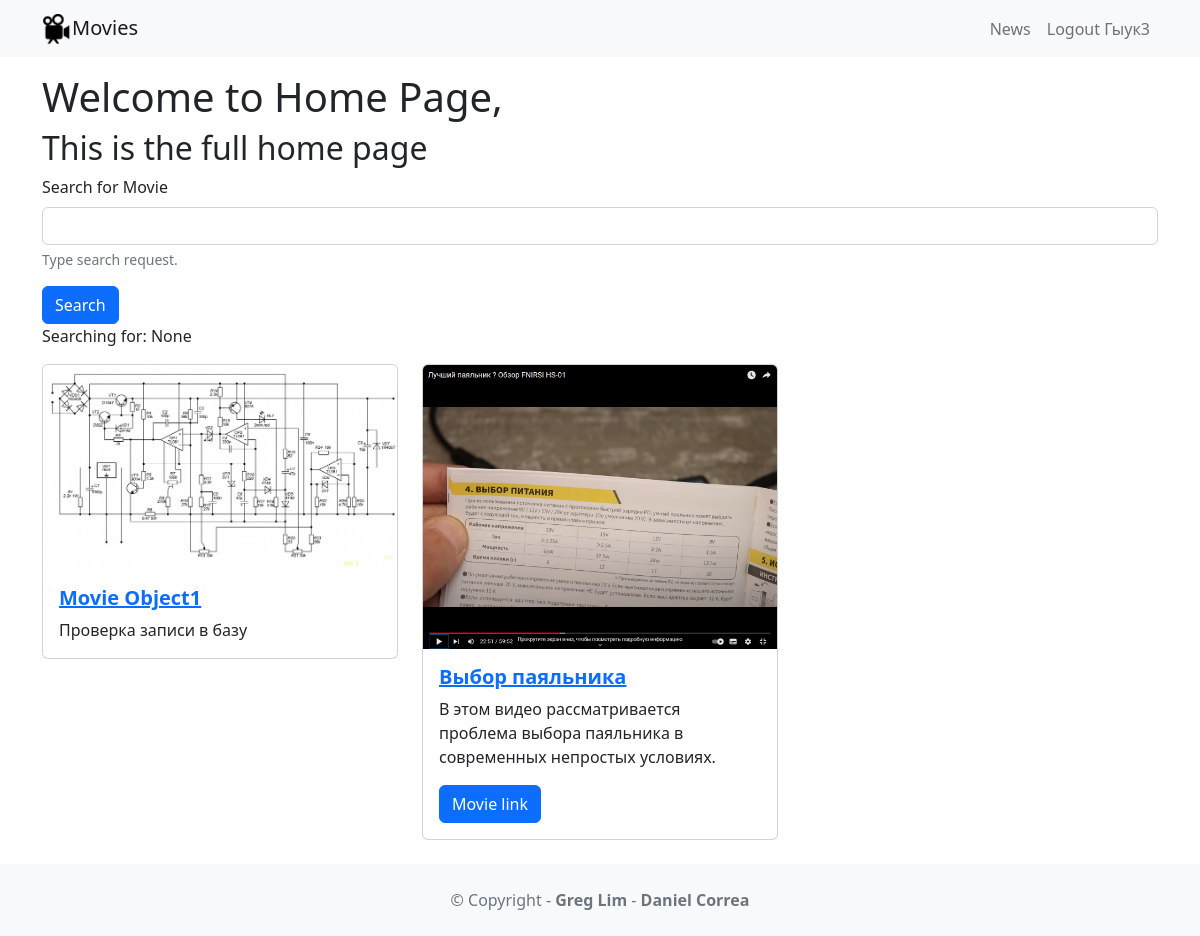
Screenshot of / (signed in) with the database file from the repository.
### movie/models.py (models this page shows)
class Movie(models.Model):
    title = models.CharField(max_length=100)
    description = models.CharField(max_length=250)
    image = models.ImageField(upload_to='movie/images/')
    url = models.URLField(blank=True)

### movie/views.py (the view)
# urls.py: 2. Add a URL to urlpatterns:  path('', views.home, name='home')
def home(request):
    search_term = request.GET.get('searchMovie')
    if search_term:
        movies = Movie.objects.filter(title__icontains=search_term)
    else:
        movies = Movie.objects.all()
    return render(request, 'home.html',
                  {'searchTerm': search_term, 'movies': movies})

### movie/templates/home.html
{% extends 'base.html' %}
{% block content %}
    <h1>Welcome to Home Page, {{ name }}</h1>
    <h2>This is the full home page</h2>
    <form action="">
        <div class="mb-3">
            <label for="searchInput" class="form-label">Search for Movie</label>
            <input type="text" class="form-control" name="searchMovie" id="searchInput" aria-describedby="searchHelp">
            <div id="searchHelp" class="form-text">Type search request.</div>
        </div>
        <button type="submit" class="btn btn-primary">Search</button>
    </form>
    <p>Searching for: {{ searchTerm }}</p>
    <div class="row row-cols-1 row-cols-md-3 g-4">
        {% for movie in movies %}
            <div v-for="movie in movies" class="col">
                <div class="card">
                    <img class="card-img-top" src="{{ movie.image.url }}" alt="MovieImage">
                    <div class="card-body">
                        <a href="{% url 'detail' movie.id %}">
                            <h5 class="card-title fw-bold">{{ movie.title }}</h5>
                        </a>
                        <p class="card-text">{{ movie.description }}</p>
                        {% if movie.url %}
                            <a href="{{ movie.url }}" class="btn btn-primary">Movie link</a>
                        {% endif %}
                    </div>
                </div>
            </div>
        {% endfor %}
    </div>
{% endblock content %}

### movieproj/templates/base.html (shortened to what this page needs)
<!DOCTYPE html>
<html lang="ru">
<head>
     <link href="https://cdn.jsdelivr.net/npm/bootstrap@5.2.3/dist/css/bootstrap.min.css" rel="stylesheet"
>
    {% load static %}
</head>
<body>
<nav class="navbar navbar-expand-lg navbar-light bg-light mb-3">
     <div class="container">
         <a class="navbar-brand" href="{% url 'home' %}">
             <img src="{% static 'images/movie.png' %}" alt=""
                  width="30" height="30" class="d-inline-block align-text-top" />Movies</a>
         <div class="collapse navbar-collapse" id="navbarNavAltMarkup">
             <div class="navbar-nav ms-auto">
                 <a class="nav-link" href="{% url 'news' %}">News</a>
                 {% if user.is_authenticated %}
                     <a class="nav-link" href="{% url 'logout_account' %}">Logout {{ user.username }}</a>
                 {% else %}
                     <a class="nav-link" href="{% url 'login_account' %}">Login</a>
                     <a class="nav-link" href="{% url 'signup_account' %}">Sign Up</a>
                 {% endif %}
             </div>
         </div>
     </div>
 </nav>
<div class="container">
    {% block content %}
    {% endblock content%}
</div>
<footer class="text-center text-lg-start bg-light text-muted mt-4">
    <div class="text-center p-4">
        © Copyright -
        <a class="text-reset fw-bold text-decoration-none"
           target="_blank"
           href="https://twitter.com/greglim81">Greg Lim
        </a> -
        <a class="text-reset fw-bold text-decoration-none"
           target="_blank"
           href="https://twitter.com/danielgarax">
            Daniel Correa
        </a>
    </div>
</footer>
</body>
</html>

### rows the page displays
Movie: image (picture), title "Movie Object1", description "Проверка записи в базу"
Movie: image (picture), title "Выбор паяльника", description "В этом видео рассматривается проблема выбора паяльника в современных непростых условиях."

### other values shown
{{ user.username }} "Гыук3"
{{ searchTerm }} "None"
